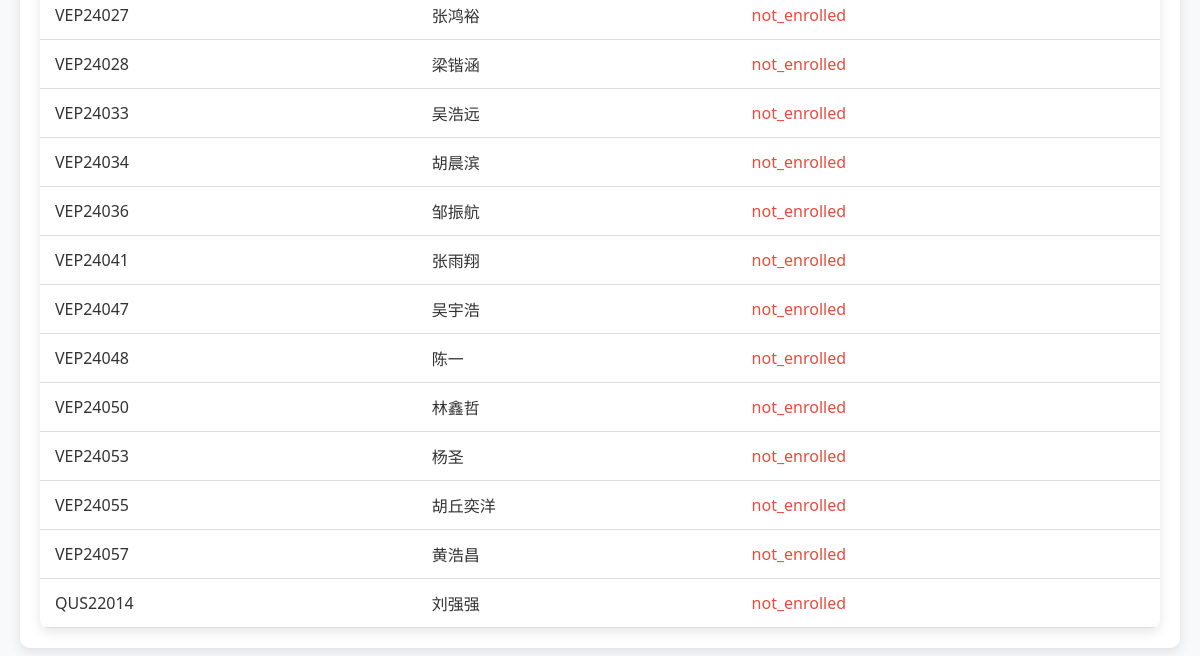
/course_students/8 (signed in, lower part), run on an earlier commit of the app's database.
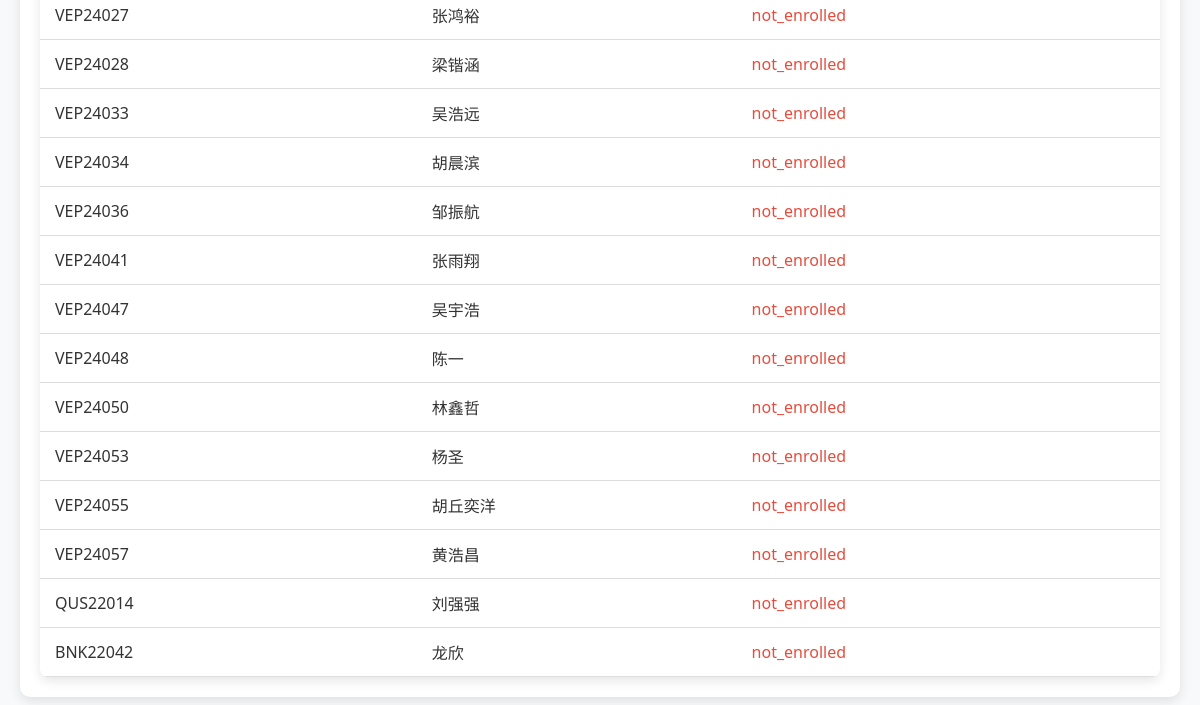
And on a later commit of the database.
### wang/models/course_students.py (models this page shows)
class Course_Students(db.Model):
    __tablename__ = 'course_students'
    id = db.Column(db.Integer, primary_key=True, autoincrement=True)
    course_id = db.Column(db.Integer, db.ForeignKey('course.id'), nullable=False)
    student_number = db.Column(db.String(20), nullable=False) #学号
    student_name = db.Column(db.String(20), nullable=False)
    student_pinyin_name = db.Column(db.String(20), nullable=True)
    student_grade = db.Column(db.String(20), nullable=True)
    student_major = db.Column(db.String(20), nullable=True)
    student_direction = db.Column(db.String(20), nullable=True)
    student_class = db.Column(db.String(20), nullable=True)
    student_status = db.Column(db.String(20), nullable=True) #学籍状态
    student_course_method = db.Column(db.String(20), nullable=True)
    course_status = db.Column(db.String(20), nullable=False, server_default='not_enrolled')
    score = db.Column(db.Float, nullable=True, server_default='0')  # 假设分数为浮点数类型
    course = db.relationship('Course', back_populates='course_students')

### app.py (the view)
    @app.route('/course_students/<int:course_id>')
    def course_students(course_id):
        course = Course.query.get(course_id)
        course_students = course.course_students
        enrolled_students = [student for student in course.course_students if student.course_status == 'enrolled']
        enrolled_students_count = len(
            [student for student in course.course_students if student.course_status == 'enrolled'])
        not_enrolled_students = [student for student in course.course_students if
                                 student.course_status == 'not_enrolled']
        return render_template('wang/course_students.html', course=course, course_students=course_students,
                               enrolled_students_count=enrolled_students_count, enrolled_students=enrolled_students,
                               not_enrolled_students=not_enrolled_students)

### templates/wang/course_students.html (shortened to what this page needs)
<!DOCTYPE html>
<html lang="zh-CN">
<head>
    <link rel="stylesheet" href="https://cdnjs.cloudflare.com/ajax/libs/font-awesome/6.0.0/css/all.min.css">
</head>
<body>
    <div class="container">
        <table>
            <tbody>
                {% for student in not_enrolled_students %}
                <tr>
                    <td>{{ student.student_number }}</td>
                    <td>{{ student.student_name }}</td>
                    <td><span style="color: #e74c3c;">{{ student.course_status }}</span></td>
                </tr>
                {% endfor %}
            </tbody>
        </table>
    </div>
</body>
</html>

What changed in the data, as far as the page shows it:
added Course_Students: student_number "BNK22042", student_name "龙欣", course_status "not_enrolled"
